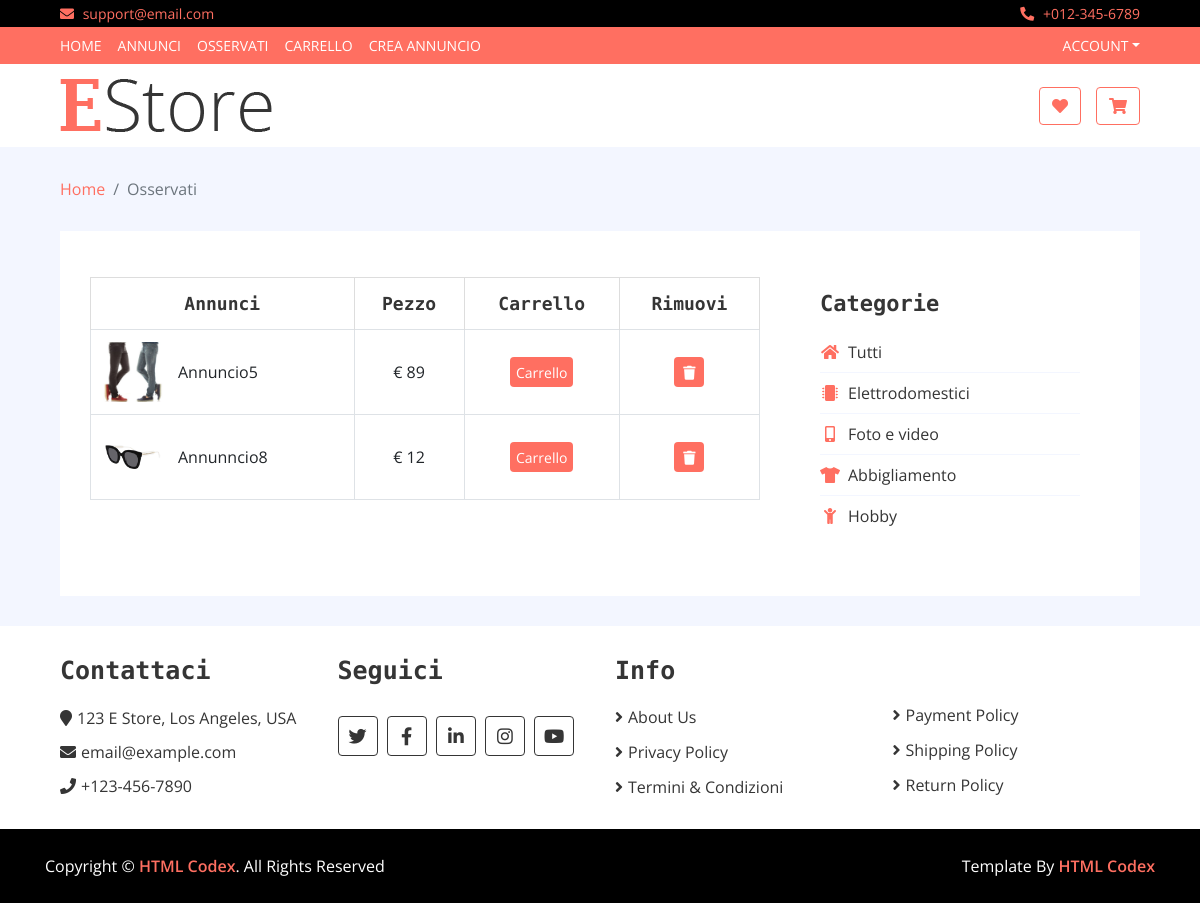
Before: /wishlist.php (signed in) with the older database file.
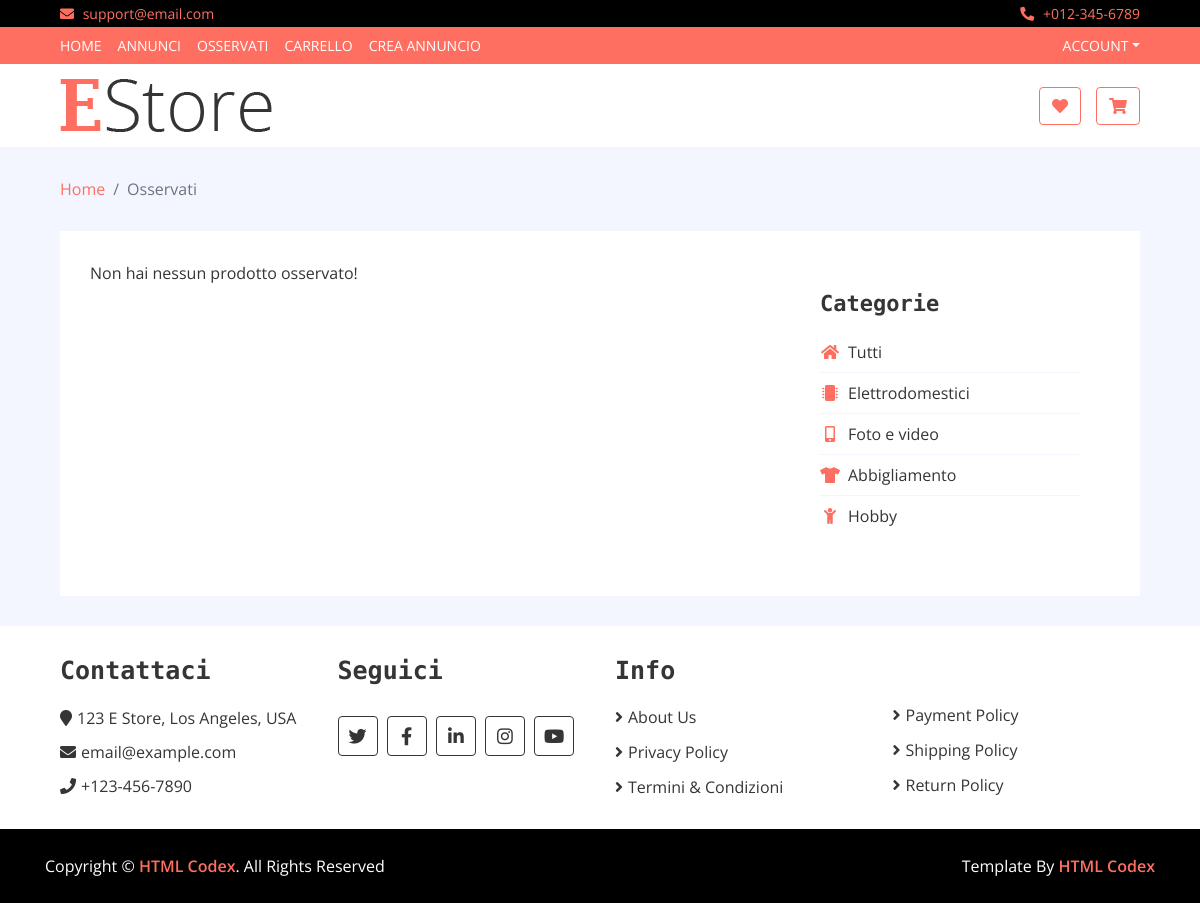
After: the same page with the newer database file.
### tables this page shows
CREATE TABLE `annuncio` (
  `ID_A` int(11) NOT NULL,
  `Nome_A` varchar(255) NOT NULL,
  `Prezzo` float(10,0) NOT NULL,
  `Comune` varchar(20) NOT NULL,
  `Provincia` varchar(100) NOT NULL,
  `Regione` varchar(100) NOT NULL,
  `DataFine` date NOT NULL DEFAULT current_timestamp(),
  `ID_P` int(11) NOT NULL,
  `Tipo` enum('pubblico','privato','ristretto') NOT NULL,
  `AreaGeo` varchar(20) NOT NULL,
  `CF` varchar(16) NOT NULL,
  `DataPubb` date NOT NULL DEFAULT current_timestamp(),
  `Descrizione` varchar(5000) NOT NULL
);

CREATE TABLE `prodotto` (
  `ID_P` int(11) NOT NULL,
  `Nome_P` varchar(255) NOT NULL,
  `Tipo` enum('nuovo','usato') NOT NULL,
  `Foto` varchar(500) NOT NULL,
  `PeriodoAssicurazione` int(11) DEFAULT NULL,
  `StatoUsura` varchar(255) DEFAULT NULL,
  `PeriodoUtilizzo` int(11) DEFAULT NULL,
  `Sottocategoria` varchar(100) NOT NULL,
  `Categoria` enum('Elettrodomestici','Foto e video','Abbigliamento','Hobby') NOT NULL
);

### functions/functions-wishlist-cart.inc.php (called while the page is built, shortened)
<?php
function fetchOsservati($conn, $cf)
{
    $sql= "SELECT * FROM annuncio a JOIN prodotto p ON a.ID_P=p.ID_P JOIN osserva o ON o.ID_A=a.ID_A WHERE o.CF= ? ;";
    $stmt= mysqli_stmt_init($conn);
    if (!mysqli_stmt_prepare($stmt, $sql)) {
        exit();
    }
    mysqli_stmt_bind_param($stmt, "s", $cf);
    mysqli_stmt_execute($stmt);
    $dati= mysqli_stmt_get_result($stmt);
    if (mysqli_num_rows($dati) > 0) {
        return $dati;
    } else {
        $risultato=false;
        return $risultato;
    }
}

### backend/wishlist.inc.php (the view, shortened to what this page needs)
<?php
$cf=$_SESSION["CF"];
require_once 'dbh.inc.php';
require_once 'functions/functions-wishlist-cart.inc.php';
if (isset($_GET["category"])) {
    $osservati=fetchOsservatiCat($conn, $cf, $_GET["category"]);
    $_SESSION["Categoria"]=$_GET["category"];
    if ($osservati == true) { ?>
        <div class="table-responsive">
          <table class="table table-bordered" id="WishTable">
            <thead class="thead-dark">
              <p id="p"></p>
              <tr>
                <th>Annunci</th>
                <th>Pezzo</th>
                <th>Carrello</th>
                <th>Rimuovi</th>
              </tr>
            </thead>
            <tbody class="align-middle">
              <?php
              $i=0;
        while ($row = mysqli_fetch_assoc($osservati)) {
            ?>
              <tr id="row<?php echo $row["ID_A"] ?>">
                <td>
                  <div class="img">
                    <a href="product-detail.php?id=<?php echo $row["ID_A"] ?>&cf=<?php echo $row["CF"] ?>">
                      <img src="img/<?php echo $row["Foto"] ?>" alt="Image"></a>
                    <p><?php echo $row["Nome_A"] ?></p>
                  </div>
                </td>
                <td>€ <?php echo $row["Prezzo"] ?></td>
                <td><button id = "cart<?php echo $row["ID_A"] ?>" name="cart" class="btn-cart" onclick="addCart(<?php echo $row["ID_A"] ?>)">
                  Carrello</button></td>
                <td><button id="delete<?php echo $row["ID_A"] ?>" name="delete" onclick="deleteWish(<?php echo $row["ID_A"] ?>)"><i class="fa fa-trash">
                </i></button></a></td>
                </tr>
                <?php
        } ?>
            </tbody>
          </table>
        </div>
        <?php
    } else {
        ?>
        <p>Non hai nessun prodotto osservato di questa categoria!</p>
        <?php
    }
} else {
    $osservati=fetchOsservati($conn, $cf);
    if ($osservati == true) { ?>
        <div class="table-responsive" >
          <table class="table table-bordered" id="WishTable">
            <thead class="thead-dark">
              <tr>
                <th>Annunci</th>
                <th>Pezzo</th>
                <th>Carrello</th>
                <th>Rimuovi</th>
              </tr>
            </thead>
            <tbody class="align-middle">
              <?php
              while ($row = mysqli_fetch_assoc($osservati)) {
                  ?>
              <tr id="row<?php echo $row["ID_A"] ?>">
                <td>
                  <div class="img">
                    <a href="product-detail.php?id=<?php echo $row["ID_A"] ?>&cf=<?php echo $row["CF"] ?>">
                      <img src="img/<?php echo $row["Foto"] ?>" alt="Image"></a>
                    <p><?php echo $row["Nome_A"] ?></p>
                  </div>
                </td>
                <td>€ <?php echo $row["Prezzo"] ?></td>
                <td><button id = "cart<?php echo $row["ID_A"] ?>" name="cart" class="btn-cart" onclick="addCart(<?php echo $row["ID_A"] ?>)">
                  Carrello</button></td>
                <td><button id="delete<?php echo $row["ID_A"] ?>" name="delete" onclick="deleteWish(<?php echo $row["ID_A"]?>)"><i class="fa fa-trash">
                  </i></button></td>
              </tr>
              <?php
              } ?>
            </tbody>
          </table>
        </div>
        <?php
    } else {
        ?>
        <p>Non hai nessun prodotto osservato!</p>
        <?php
    }
}

Changed rows visible on the page:
no longer on this page (row edited): annuncio: ID_P.Foto (picture), Nome_A "Annuncio5", Prezzo "89"
no longer on this page (row edited): annuncio: ID_P.Foto (picture), Nome_A "Annunncio8", Prezzo "12"
Other visible differences:
text no longer shown: "Annunci Pezzo Carrello Rimuovi"
text now shown: "Non hai nessun prodotto osservato!"
